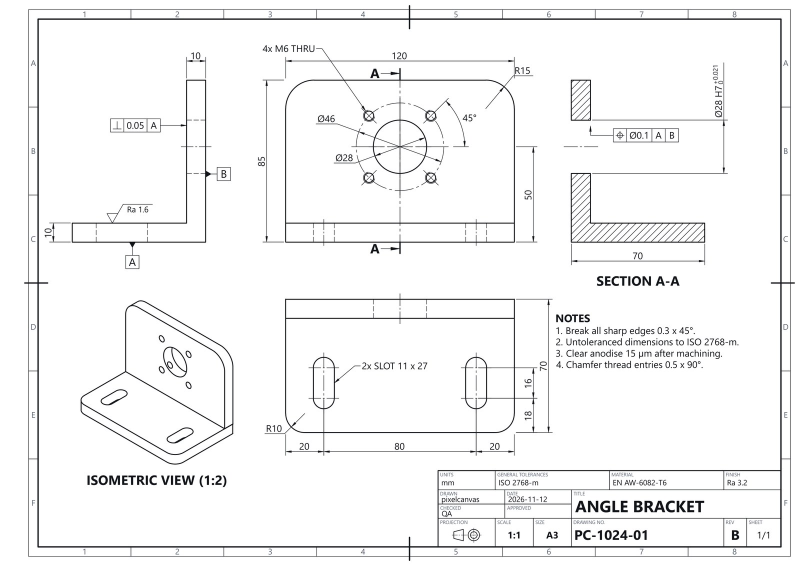
#> input picture gallery/bracket_drawing.jpg, 1600 x 1132 px (shown at 1/2 size)
$ python -i detail_measure.py   (imports and definitions only)   (older library calls are emulated)
#> lines starting #> are read from the running program, lines starting #| are printed output that depends on the picture
"""Picture measures by scale and kind, compared with professional pictures.

Band energies by feature size, flat / graded / textured area, edges, the spread of fine detail over 32 px tiles and
dark-line weight, measured on the picture at its delivered size and compared with the quartiles of 93 professional
pictures in five groups (detail_profiles.json).  The definitions are those of the judge tool spectrum.py:

- bands: L*/100 and a*/100, b*/100 are mirror-extended to 2H x 2W, FFT'd and split by one-octave raised-cosine
  windows in log2(frequency) into feature sizes 1-2, 2-4, 4-8, 8-16, 16-32, 32-64 and > 64 px (band 0..6);
  bandL_k = mean of the band image squared, bandC_k = mean of (a band^2 + b band^2).
- edges: Canny(L*/100, sigma 1, low 0.025, high 0.06); edge_density = edge px / all px.
- classes: flat = 5x5 RGB range <= 1/255; edge = not flat and within 1 px of an edge; graded = the rest with a 7x7
  plane-fit residual < 1 Lab unit; textured = everything else; flat0 = 5x5 range exactly 0.
- detail: fine = b0^2 + b1^2 + b2^2 of L; 32 px tile means; det_empty = share of tiles with 100*sqrt(e) < 0.5 L*,
  det_top10 = share of fine energy in the top 10 % tiles, det_gini = Gini of tile energies.
- lc_p50 = median std of L* in a sigma-8 window; grad_p90 = 90th percentile of the L* gradient (L*/px).
- lines: dark lines (darker than the 15 px closing by > 15 L*, L* < 70), skeleton, ink-weighted width;
  line_len_per_mp, line_w_p50, line_cv (width variation along a path), line_taper (share of path length whose
  p90/p10 width > 1.5).

area_measures(): det_empty over an area counts the 32 px tiles whose centre pixel lies inside the mask.
"""
from __future__ import annotations

import functools
import io
import json
import math
import pathlib
import re

import cv2
import numpy as np
from PIL import Image
from scipy import fft as sfft
from scipy import ndimage as ndi
from skimage import color as skcolor
from skimage import feature as skfeature
from skimage import measure as skmeasure
from skimage import morphology as skmorph

PROFILE_FILE = pathlib.Path(__file__).with_name("detail_profiles.json")
GROUPS = ("anime", "anime-cel", "anime-paint", "landscape", "promo")
RANKED_KEYS = ("det_empty", "flat_share", "bandL_0", "bandL_1", "bandL_2", "edge_density", "line_taper",
               "bandL_3", "bandL_4", "bandL_5", "lc_p50", "bandC_6")
GATE_KEYS = ("bandL_0", "bandL_1", "bandL_2", "flat_share", "det_empty", "line_taper")

NB = 7
TILE = 32
BAND_PX = ("1-2", "2-4", "4-8", "8-16", "16-32", "32-64", "> 64")
ANIME_WORDS = re.compile(r"\b(anime|manga|chibi|cel)\b")
FLAT_WORD = re.compile(r"\bflat\b")

# key -> (plain label, kind, unit); kind as in spectrum.DESC: ratio (log scale), share, abs
LABELS: dict[str, tuple[str, str, str]] = {}
# [3 lines not run here, left out]
LABELS["bandC_6"] = ("broad colour saturation", "ratio", "")
# [17 lines not run here, left out]


# ----------------------------------------------------------------------------- profiles
# [26 lines left out: functions load_profiles, profile_name, delivered, not called in this run]


# ----------------------------------------------------------------------------- pieces (as spectrum.py)
def _jpeg(rgb: np.ndarray, q: int) -> np.ndarray:
    buf = io.BytesIO()
    Image.fromarray(rgb).convert("RGB").save(buf, "JPEG", quality=int(q), subsampling=2)
    buf.seek(0)
    return np.asarray(Image.open(buf).convert("RGB"), dtype=np.uint8)


_WIN_CACHE: dict = {}


def _windows(h2, w2):
    key = (h2, w2)
    if key in _WIN_CACHE:
        return _WIN_CACHE[key]
    fy = sfft.fftfreq(h2)[:, None]
    fx = sfft.rfftfreq(w2)[None, :]
    f = np.sqrt(fx * fx + fy * fy)
    with np.errstate(divide="ignore"):
        t = np.log2(f)
    t[0, 0] = -np.inf
    ws = []
    for k in range(NB):
        c = -(k + 1.5)
        w = np.zeros_like(f)
        d = np.abs(t - c)
        m = d < 1
        w[m] = np.cos(np.pi / 2 * d[m])
        if k == 0:
            w[t >= c] = 1.0
        if k == NB - 1:
            w[(t <= c) & np.isfinite(t)] = 1.0
        w[0, 0] = 0.0
        ws.append(w.astype(np.float32))
    if len(_WIN_CACHE) > 4:
        _WIN_CACHE.clear()
    _WIN_CACHE[key] = ws
    return ws


def _band_split(ch):
    h, w = ch.shape
    ext = np.empty((2 * h, 2 * w), np.float32)
    ext[:h, :w] = ch
    ext[:h, w:] = ch[:, ::-1]
    ext[h:, :w] = ch[::-1, :]
    ext[h:, w:] = ch[::-1, ::-1]
    F = sfft.rfft2(ext - ext.mean(), workers=-1)
    out = []
    for wk in _windows(2 * h, 2 * w):
        b = sfft.irfft2(F * wk, s=(2 * h, 2 * w), workers=-1)[:h, :w]
        out.append(np.ascontiguousarray(b, dtype=np.float32))
    return out


def _tile_energy(img2, tile=TILE):
    h, w = img2.shape
    ht, wt = h // tile, w // tile
    if ht < 1 or wt < 1:
        return np.array([[float(np.mean(img2))]])
    return img2[: ht * tile, : wt * tile].reshape(ht, tile, wt, tile).mean(axis=(1, 3))


def _gini(x):
    x = np.sort(np.asarray(x, np.float64).ravel())
    n = x.size
    s = x.sum()
    if n == 0 or s <= 0:
        return float("nan")
    idx = np.arange(1, n + 1)
    return float((2 * (idx * x).sum() / (n * s)) - (n + 1) / n)


def _lines(L):
    se = cv2.getStructuringElement(cv2.MORPH_ELLIPSE, (15, 15))
    bg = cv2.morphologyEx(L, cv2.MORPH_CLOSE, se)
    D = np.maximum(bg - L, 0)
    mask = (D > 15) & (L < 70)
    res = dict(line_len_per_mp=0.0, line_w_p50=np.nan, line_cv=np.nan, line_taper=np.nan)
    if mask.sum() < 20:
        return res
    try:
        mask = skmorph.remove_small_objects(mask, max_size=11)
    except TypeError:
        mask = skmorph.remove_small_objects(mask, 12)
    sk = skmorph.skeletonize(mask)
    n_sk = int(sk.sum())
    if n_sk < 20:
        return res
    Dp = cv2.dilate(D, np.ones((3, 3), np.uint8))
    dref = max(float(np.percentile(Dp[sk], 90)), 15.0)
    ink = np.clip(D / dref, 0, 1) * (D > 3)
    dist, (iy, ix) = ndi.distance_transform_edt(~sk, return_indices=True)
    near = (dist <= 6) & (ink > 0)
    sk_id = np.full(sk.shape, -1, np.int64)
    ys, xs = np.nonzero(sk)
    sk_id[ys, xs] = np.arange(ys.size)
    own = sk_id[iy[near], ix[near]]
    per = np.bincount(own, weights=ink[near], minlength=ys.size)
    INK = np.zeros(sk.shape, np.float32)
    INK[ys, xs] = per
    SK = sk.astype(np.float32)
    cnt = cv2.boxFilter(SK, -1, (9, 9), normalize=False)
    ssum = cv2.boxFilter(INK, -1, (9, 9), normalize=False)
    W = ssum / np.maximum(cnt * 1.15, 1e-6)
    ok = sk & (cnt >= 5) & (W <= 9)
    if ok.sum() < 20:
        return res
    res["line_len_per_mp"] = float(n_sk / (L.size / 1e6))
    res["line_w_p50"] = float(np.percentile(W[ok], 50))
    nb = cv2.filter2D(SK, -1, np.ones((3, 3), np.float32), borderType=cv2.BORDER_CONSTANT) - 1
    paths = sk & (nb <= 2)
    lab = skmeasure.label(paths, connectivity=2)
    cvs, ws_, tp = [], [], []
    for r in skmeasure.regionprops(lab):
        if r.area < 20:
            continue
        cc = r.coords
        v = W[cc[:, 0], cc[:, 1]]
        good = ok[cc[:, 0], cc[:, 1]]
        if good.sum() < 20:
            continue
        v = v[good]
        cvs.append(float(v.std() / max(v.mean(), 1e-6)))
        ws_.append(len(v))
        p10, p90 = np.percentile(v, [10, 90])
        tp.append(float(p90 / max(p10, 1e-6) > 1.5))
    if cvs:
        cvs, ws_, tp = np.array(cvs), np.array(ws_, float), np.array(tp)
        o = np.argsort(cvs)
        cw = np.cumsum(ws_[o]) / ws_.sum()
        res["line_cv"] = float(cvs[o][np.searchsorted(cw, 0.5)])
        res["line_taper"] = float((tp * ws_).sum() / ws_.sum())
    return res


def _classes(rgb, lab, edges):
    h, w = rgb.shape[:2]
    k5 = np.ones((5, 5), np.uint8)
    rng = np.zeros((h, w), np.uint8)
    for c in range(3):
        ch = np.ascontiguousarray(rgb[:, :, c])
        rng = np.maximum(rng, cv2.dilate(ch, k5) - cv2.erode(ch, k5))
    flat = rng <= 1
    flat0 = rng == 0
    xs = np.arange(-3, 4, dtype=np.float32)
    kx = np.tile(xs[None, :], (7, 1)) / (7 * 28.0)
    ky = kx.T.copy()
    res = np.zeros((h, w), np.float32)
    for c in range(3):
        ch = np.ascontiguousarray(lab[:, :, c])
        m1 = cv2.boxFilter(ch, -1, (7, 7))
        m2 = cv2.boxFilter(ch * ch, -1, (7, 7))
        var = np.maximum(m2 - m1 * m1, 0)
        sx = cv2.filter2D(ch, -1, kx, borderType=cv2.BORDER_REFLECT)
        sy = cv2.filter2D(ch, -1, ky, borderType=cv2.BORDER_REFLECT)
        res += np.maximum(var - 4.0 * (sx * sx + sy * sy), 0)
    resid = np.sqrt(res)
    near_edge = cv2.dilate(edges.astype(np.uint8), np.ones((3, 3), np.uint8)) > 0
    cls_edge = (~flat) & near_edge
    rest = (~flat) & (~cls_edge)
    return dict(flat=flat, flat0=flat0, edge=cls_edge, graded=rest & (resid < 1.0), textured=rest & (resid >= 1.0))


# ----------------------------------------------------------------------------- measure
def measure(rgb: np.ndarray, *, jpeg: int | None = 80, lines: bool = True, keep: bool = False) -> dict:
    """Measures of a uint8 RGB picture at delivered size (see the module docstring for the definitions)."""
    rgb = np.asarray(rgb)
    if rgb.dtype != np.uint8:
        rgb = np.clip(rgb * 255 + 0.5, 0, 255).astype(np.uint8)
    rgb = np.ascontiguousarray(rgb[:, :, :3])
    if jpeg:
        rgb = _jpeg(rgb, jpeg)
    h, w = rgb.shape[:2]
    lab = skcolor.rgb2lab(rgb.astype(np.float64) / 255.0).astype(np.float32)
    L = np.ascontiguousarray(lab[:, :, 0])
    m: dict = dict(width=w, height=h)
    bandsL = _band_split(L / 100.0)
    bandsA = _band_split(lab[:, :, 1] / 100.0)
    bandsB = _band_split(lab[:, :, 2] / 100.0)
    for k in range(NB):
        m[f"bandL_{k}"] = float(np.mean(bandsL[k].astype(np.float64) ** 2))
        m[f"bandC_{k}"] = float(np.mean(bandsA[k].astype(np.float64) ** 2) + np.mean(bandsB[k].astype(np.float64) ** 2))
    edges = skfeature.canny(L / 100.0, sigma=1.0, low_threshold=0.025, high_threshold=0.06)
    m["edge_density"] = float(edges.mean())
    if lines:
        m.update(_lines(L))
    cl = _classes(rgb, lab, edges)
    for nm in ("flat", "flat0", "edge", "graded", "textured"):
        m[f"{nm}_share"] = float(cl[nm].mean())
    mu = cv2.GaussianBlur(L, (0, 0), 8)
    mu2 = cv2.GaussianBlur(L * L, (0, 0), 8)
    m["lc_p50"] = float(np.percentile(np.sqrt(np.maximum(mu2 - mu * mu, 0)), 50))
    Lg = cv2.GaussianBlur(L, (0, 0), 0.7)
    g = np.hypot(cv2.Sobel(Lg, cv2.CV_32F, 1, 0, ksize=3) / 8.0, cv2.Sobel(Lg, cv2.CV_32F, 0, 1, ksize=3) / 8.0)
    m["grad_p90"] = float(np.percentile(g, 90))
    fine = bandsL[0].astype(np.float64) ** 2 + bandsL[1].astype(np.float64) ** 2 + bandsL[2].astype(np.float64) ** 2
    te = _tile_energy(fine)
    m["det_gini"] = _gini(te)
    tf = te.ravel()
    nt = max(1, int(round(0.1 * tf.size)))
    m["det_top10"] = float(np.sort(tf)[::-1][:nt].sum() / max(tf.sum(), 1e-12))
    m["det_empty"] = float((100 * np.sqrt(tf) < 0.5).mean())
    if keep:
        m["_bandsL"] = bandsL
        m["_bandsC"] = [a * a + b * b for a, b in zip(bandsA, bandsB)]
        m["_flat"] = cl["flat"]
        m["_edges"] = edges
        m["_fine_tiles"] = te
    return m


# [86 lines left out: functions area_measures, _fmt, _entry, _entries, not called in this run]


def gaps(m: dict, group: str, keys=None, n: int = 3) -> list[dict]:
    """The n measures furthest from the group (robust z as spectrum.deviations), largest |z| first."""
    return _entries(m, group, RANKED_KEYS if keys is None else keys)[:n]


def outside(m: dict, group: str, keys=GATE_KEYS) -> list[dict]:
    """The measures in keys that lie outside the group's [q1, q3], largest |z| first."""
    return [d for d in _entries(m, group, keys) if d["value"] < d["q1"] or d["value"] > d["q3"]]

>>> import cv2
>>> picture = cv2.cvtColor(cv2.imread('../../gallery/bracket_drawing.jpg'), cv2.COLOR_BGR2RGB)
>>> result = measure(picture)
#> after the loop in _band_split, `for wk in _windows(2 * h, 2 * w):`:
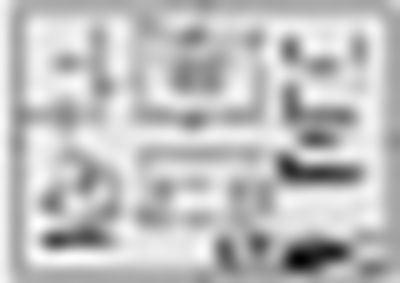
#> b: shape (1132, 1600) float32 (shown at 1/4 size); min -0.195, max 0.0653, mean -2.41e-10; drawn with min black and max white
#> after the loop in _band_split, `for wk in _windows(2 * h, 2 * w):`: out = 7 items
#> after the loop in _band_split (call 2), `for wk in _windows(2 * h, 2 * w):`:
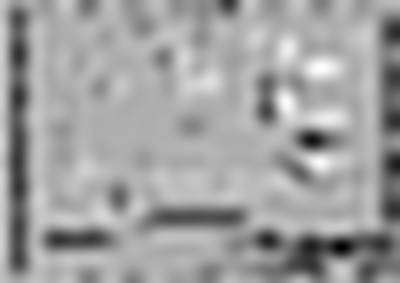
#> b: shape (1132, 1600) float32 (shown at 1/4 size); min -0.00268, max 0.00159, mean 1.79e-11; drawn with min black and max white
#> after the loop in _band_split (call 3), `for wk in _windows(2 * h, 2 * w):`:
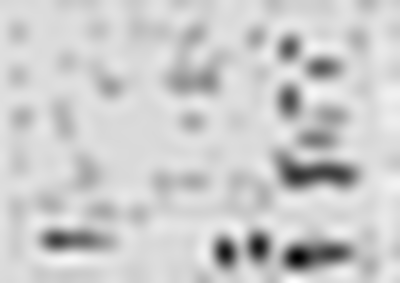
#> b: shape (1132, 1600) float32 (shown at 1/4 size); min -0.00583, max 0.00148, mean -2.37e-12; drawn with min black and max white
#> after the loop in measure, `for k in range(NB):`: m = 16 items
#> in measure, `edges = skfeature.canny(L / 100.0, sigma=1.0, low_threshold=0.025, hig..`:
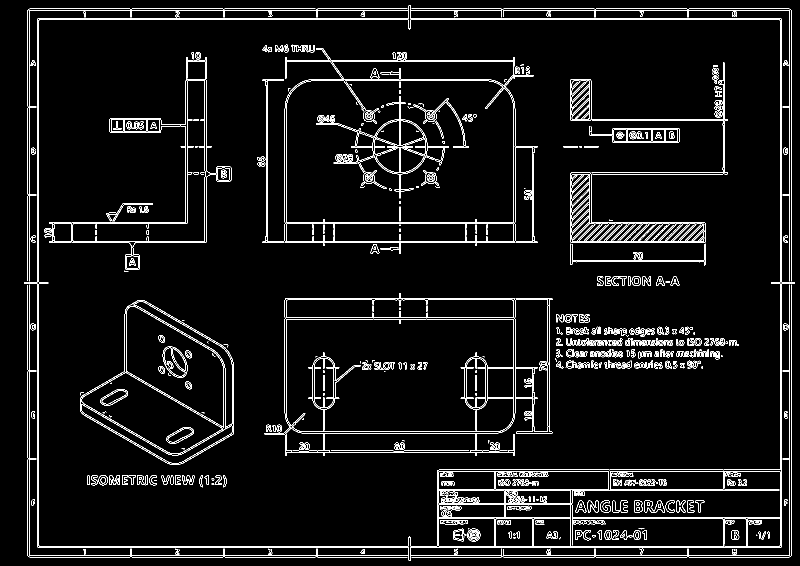
#> edges: shape (1132, 1600) bool (shown at 1/2 size); 5% white in thin lines or dots
#> in _lines, `res = dict(line_len_per_mp=0.0, line_w_p50=np.nan, line_cv=np.nan, lin..`: res = {'line_len_per_mp': 0, 'line_w_p50': nan, 'line_cv': nan, 'line_taper': nan}
#> in _lines, `n_sk = int(sk.sum())`: n_sk = 40268
#> in _lines, `Dp = cv2.dilate(D, np.ones((3, 3), np.uint8))`:
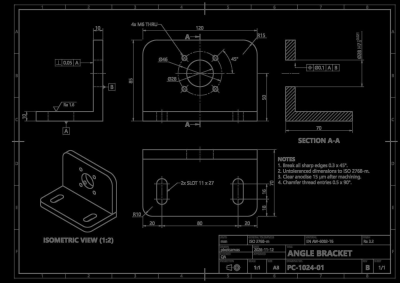
#> Dp: shape (1132, 1600) float32 (shown at 1/4 size); min 0, max 100, mean 8.5
#> in _lines, `dref = max(float(np.percentile(Dp[sk], 90)), 15.0)`: dref = 100
#> in _lines, `dist, (iy, ix) = ndi.distance_transform_edt(~sk, return_indices=True)`:
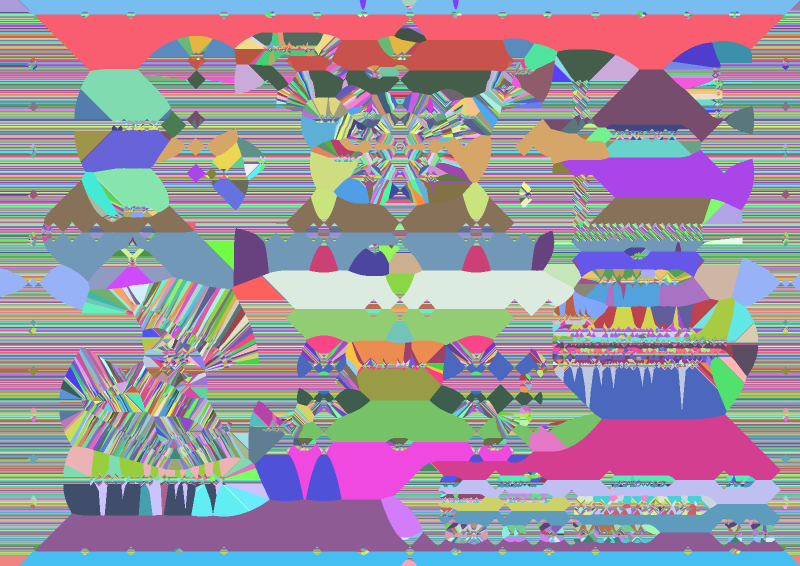
#> iy: shape (1132, 1600) int32 (shown at 1/2 size); 1110 distinct labels, from 11 to 1120; one colour per label, 0 black
#> in _lines, `INK[ys, xs] = per`:
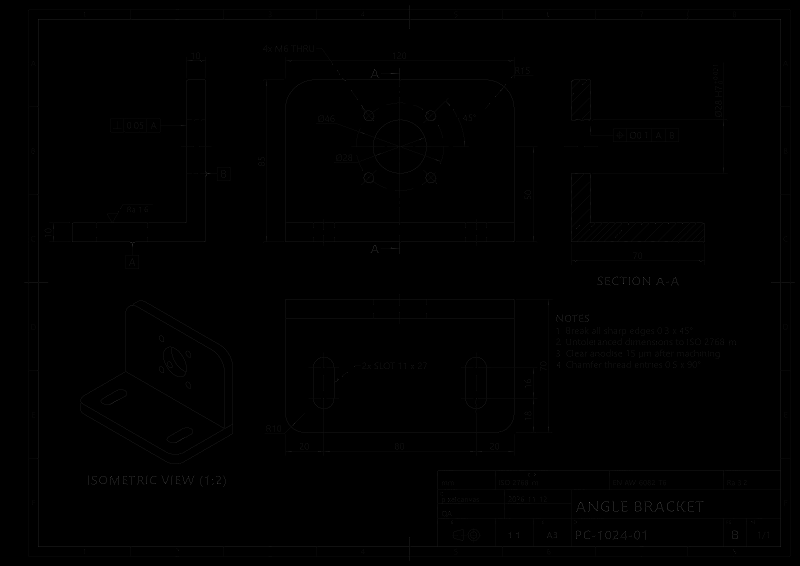
#> INK: shape (1132, 1600) float32 (shown at 1/2 size); min 0, max 18.56, mean 0.0372; drawn with min black and max white
#> the loop in _lines, `for r in skmeasure.regionprops(lab):` made 1409 passes
#> (p10, p90) on passes 2 to 4: (0.718, 0.741), (0.718, 0.725), (0.718, 0.782)
#> after the loop in _lines, `for r in skmeasure.regionprops(lab):`: cvs = 400 values, max 0.709 at index 187, min 0.00988 at index 53, mean 0.108; tp = 400 values, max 1 at index 21, min 0 at index 0, mean 0.14; ws_ = 400 values, max 396 at index 317, min 20 at index 49, mean 75.99
#> in _lines, `o = np.argsort(cvs)`: o = 400 values, max 399 at index 190, min 0 at index 291, mean 199.5
#> in _lines, `cw = np.cumsum(ws_[o]) / ws_.sum()`: cw = 400 values from 0.00569 to 1
#> in _classes, `k5 = np.ones((5, 5), np.uint8)`: k5 = [[1, 1, 1, 1, 1], [1, 1, 1, 1, 1], [1, 1, 1, 1, 1], [1, 1, 1, 1, 1], [1, 1, 1, 1, 1]]
#> in _classes, `xs = np.arange(-3, 4, dtype=np.float32)`: xs = [-3, -2, -1, 0, 1, 2, 3]
#> in measure, `cl = _classes(rgb, lab, edges)`: cl = 5 items
#> after the loop in measure, `for nm in ("flat", "flat0", "edge", "graded", "textured"):`: m = 26 items
#> in _gini, `x = np.sort(np.asarray(x, np.float64).ravel())`: x = 1750 values from 8.17e-08 to 0.122
#> in _gini, `s = x.sum()`: s = 30.32
#> in _gini, `idx = np.arange(1, n + 1)`: idx = 1750 values from 1 to 1750
#> in measure, `tf = te.ravel()`: tf = 1750 values, max 0.122 at index 1587, min 8.17e-08 at index 864, mean 0.0173
#> result = 31 items
